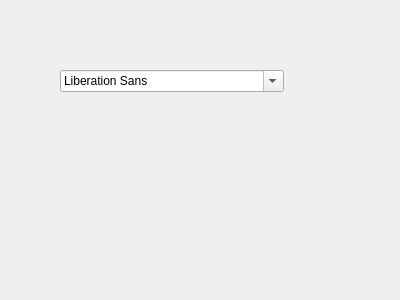
<?xml version="1.0" encoding="UTF-8"?>
<ui version="4.0">
 <class>Form</class>
 <widget class="QWidget" name="Form">
  <property name="geometry">
   <rect>
    <x>0</x>
    <y>0</y>
    <width>400</width>
    <height>300</height>
   </rect>
  </property>
  <property name="windowTitle">
   <string>Form</string>
  </property>
  <widget class="QFontComboBox" name="fontComboBox">
   <property name="geometry">
    <rect>
     <x>60</x>
     <y>70</y>
     <width>224</width>
     <height>22</height>
    </rect>
   </property>
  </widget>
 </widget>
 <resources/>
 <connections/>
</ui>
